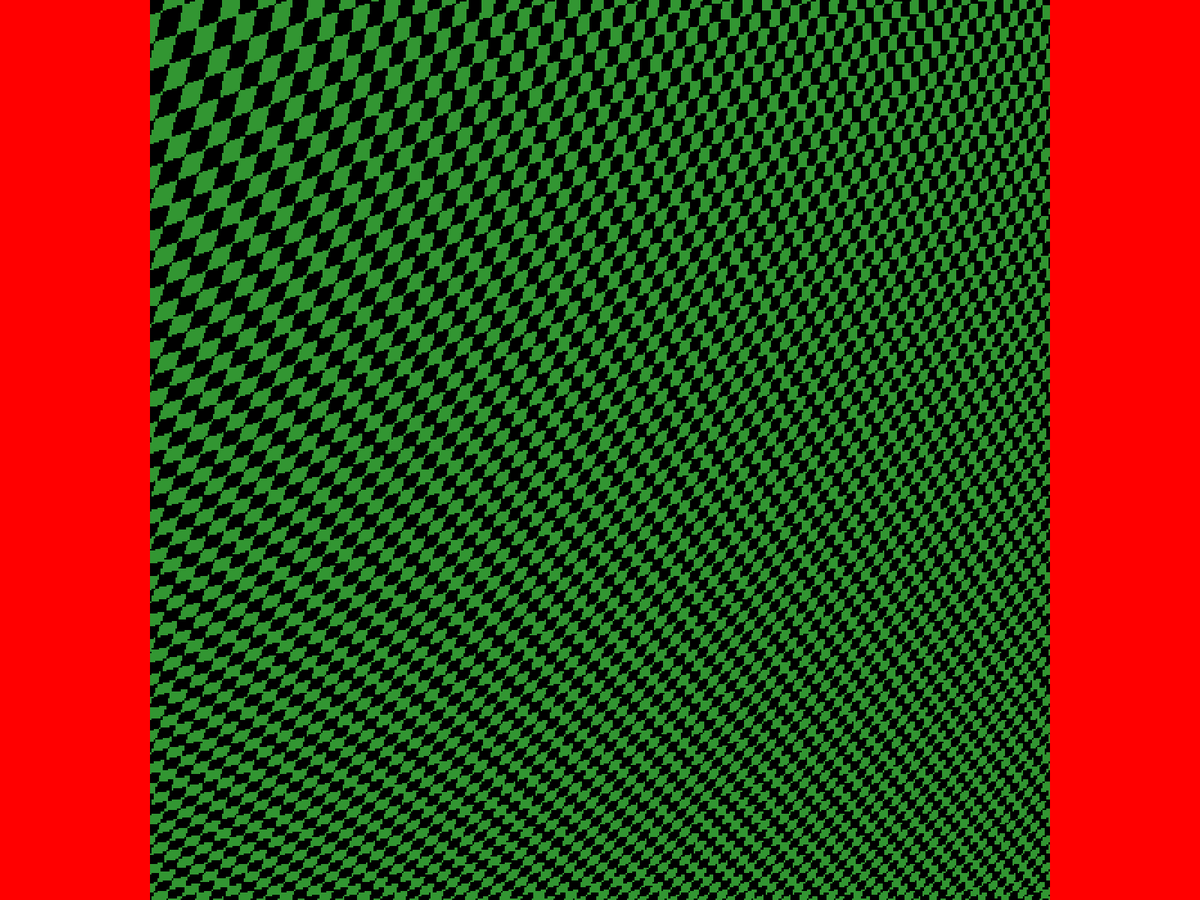
Frame 1 (no input)
Frame 60 (the mouse pressed at the canvas centre just before this capture): identical to frame 1, image omitted
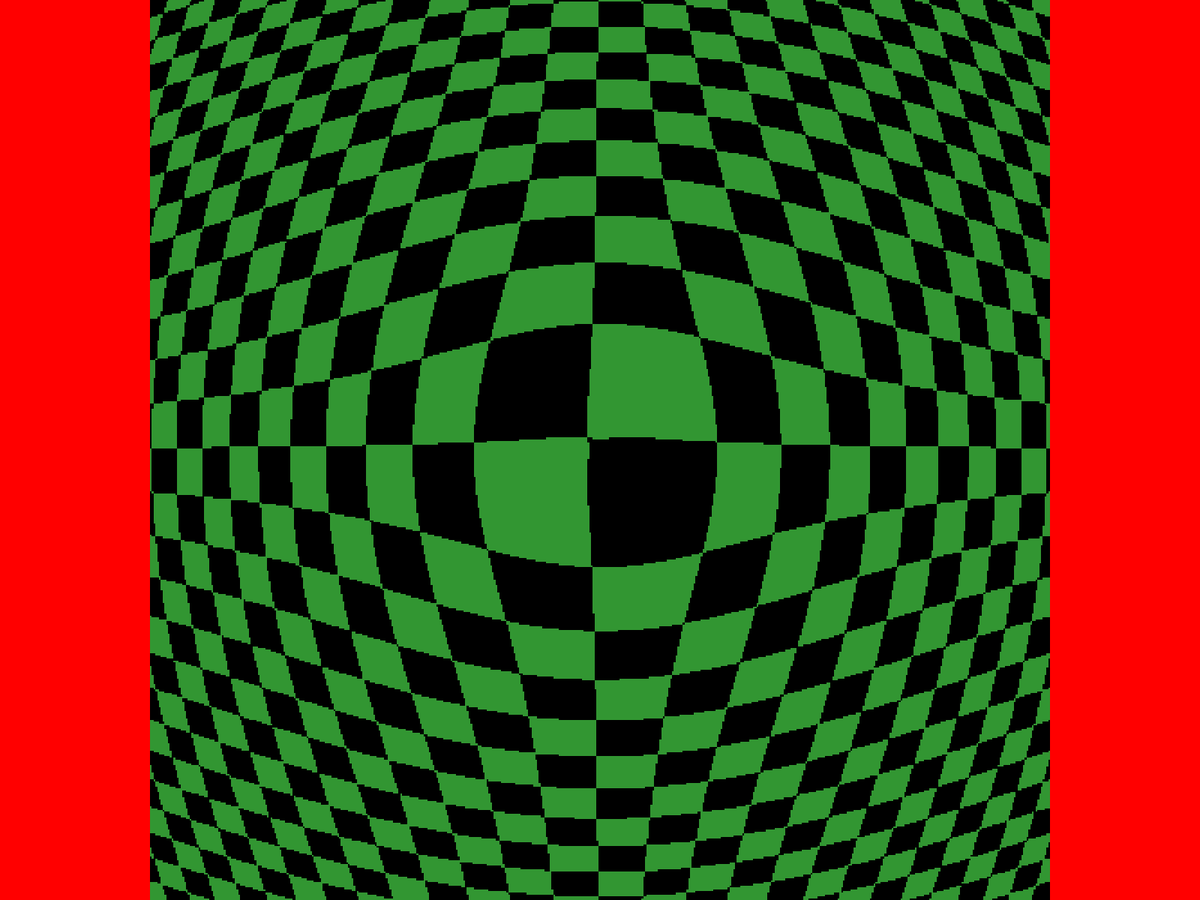
Frame 120 (the mouse held since frame 60 and released just before this capture)

The Processing sketch that drew these frames (run headless with seeded random() and noise(); from frame 60 on, the mouse is pressed at the canvas centre):

// Processing sketch: frml
// ── frml.pde
int xc, yc,min;
float f;
PImage g=new PImage(500, 500);
color c;
void setup() {
  fullScreen();
  xc=width/2;
  yc=height/2;
  min=min(width,height);
  background(255, 0, 0);
  noSmooth();
}

void draw() {
  for (int i=-250; i<250; i++) {
    for (int j=-250; j<250; j++) {
      //формула
      float a=atan2(i-(mouseX-xc)/3*2, j-(mouseY-yc)/3*2);
      float x=sin(a)*sq(mag(i-(float(mouseX)-xc)/3*2, j-(mouseY-yc)/3*2)+16)/1000+(mouseX-xc)/3*2;
      float y=cos(a)*sq(mag(i-(float(mouseX)-xc)/3*2, j-(mouseY-yc)/3*2)+16)/1000+(mouseY-yc)/3*2;
      if (round((abs(x+4))/7)%2-round((abs(y+4))/7)%2==0) {
        c=color(0);
      } else {
        c=color(50,150,50);
      }
      g.set(i+250, j+250, color(c));
    }
  }
  image(g, xc-min/2, yc-min/2, min, min);
}
